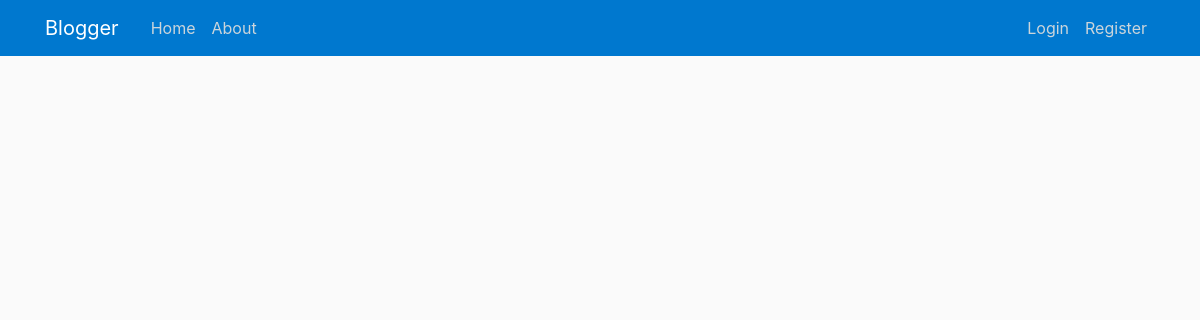
Page /home on the earlier database version.
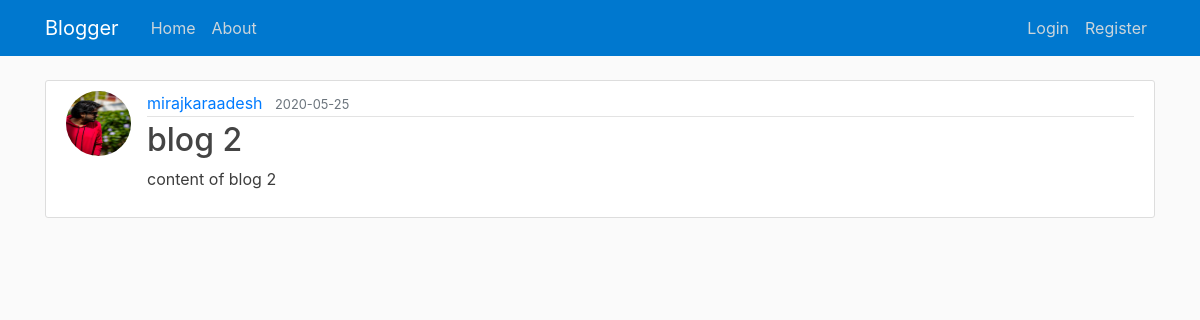
Same page on the later database version.
### flaskblog/models.py (models this page shows, shortened)
class Post(db.Model):
    id = db.Column(db.Integer, primary_key=True)
    title = db.Column(db.String(100), nullable=False)
    date_posted = db.Column(db.DateTime, nullable=False, default=datetime.utcnow)
    content = db.Column(db.Text, nullable=False)
    user_id = db.Column(db.Integer, db.ForeignKey('user.id'), nullable=False)

class User(db.Model, UserMixin):  #user class to hold the users
	id = db.Column(db.Integer, primary_key=True)
	username = db.Column(db.String(10), unique=True, nullable=False)
	email = db.Column(db.String(100), unique=True, nullable=False)
	image_file = db.Column(db.String(20), nullable=False, default='default.jpg')
	password = db.Column(db.String(20), nullable=False)
	posts = db.relationship('Post', backref='author', lazy=True)

### flaskblog/routes.py (the view)
@app.route("/")
@app.route("/home")
def home():
	posts = Post.query.all()
	return render_template('home.html', posts=posts)

### flaskblog/templates/home.html
{% extends "layout.html" %}
{% block content %}
    {% for post in posts %}
        <article class="media content-section">
          <img class="rounded-circle article-img" src="{{ url_for('static', filename='profile_pics/' + post.author.image_file) }}">
          <div class="media-body">
            <div class="article-metadata">
              <a class="mr-2" href="#">{{ post.author.username }}</a>
              <small class="text-muted">{{ post.date_posted.strftime('%Y-%m-%d') }}</small>
            </div>
            <h2><a class="article-title" href="{{ url_for('post', post_id=post.id) }}">{{ post.title }}</a></h2>
            <p class="article-content">{{ post.content }}</p>
          </div>
        </article>
    {% endfor %}
{% endblock content %}

### flaskblog/templates/layout.html (shortened to what this page needs)
<!DOCTYPE html>
<html>
<head>
    <link rel="stylesheet" href="https://maxcdn.bootstrapcdn.com/bootstrap/4.0.0/css/bootstrap.min.css">
    <link rel="stylesheet" type="text/css" href="{{ url_for('static', filename='main.css') }}">
</head>
<body>
    <header class="site-header">
      <nav class="navbar navbar-expand-md navbar-dark bg-steel fixed-top">
        <div class="container">
          <a class="navbar-brand mr-4" href="/">Blogger</a>
          <div class="collapse navbar-collapse" id="navbarToggle">
            <div class="navbar-nav mr-auto">
              <a class="nav-item nav-link" href="{{ url_for('home') }}">Home</a>
              <a class="nav-item nav-link" href="{{ url_for('about') }}">About</a>
            </div>
            <div class="navbar-nav">
              {% if current_user.is_authenticated %}
                <a class="nav-item nav-link" href="{{ url_for('new_post') }}">New Post</a>
                <a class="nav-item nav-link" href="{{ url_for('account') }}">Account</a>
                <a class="nav-item nav-link" href="{{ url_for('logout') }}">Logout</a>
              {% else %}
                <a class="nav-item nav-link" href="{{ url_for('login') }}">Login</a>
                <a class="nav-item nav-link" href="{{ url_for('register') }}">Register</a>
              {% endif %}
            </div>
          </div>
        </div>
      </nav>
    </header>
    <main role="main" class="container">
      <div class="row">
        <div class="col-md-12">
          {% block content %}{% endblock %}
        </div>
      </div>
    </main>
</body>
</html>

### flaskblog/static/main.css (style rules this page uses)
body { background: #fafafa; color: #3d3d3d; margin-top: 5rem; }
h1, h2, h3, h4, h5, h6 { color: #444444; }
.bg-steel { background-color: #0078cf; }
.site-header .navbar-nav .nav-link { color: #cbd5db; }
.content-section { background: #ffffff; padding: 10px 20px; border: 1px solid #dddddd; border-radius: 3px; margin-bottom: 20px; }
.article-title { color: #444444; }
.article-content { white-space: pre-line; }
.article-img { height: 65px; width: 65px; margin-right: 16px; }
.article-metadata { padding-bottom: 1px; margin-bottom: 4px; border-bottom: 1px solid #e3e3e3 }

Differences in the rows shown:
added Post: image_file (placeholder picture), author.username "mirajkaraadesh", date_posted "2020-05-25", title "blog 2", content "content of blog 2"
